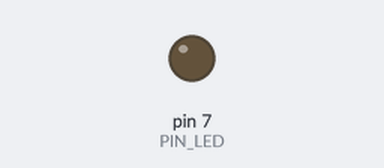
A sketch run on a simulated Arduino Uno, built with avr-gcc and run on an emulated ATmega328P. On the bench: output pins drawn as LEDs (lit = HIGH). Dashed ring = blinking. At 2.0 s the program stops and its outputs stay as they are.

Above: at 0.5 s.
At 1.85 s:
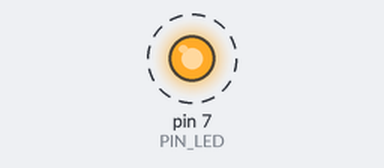
Timing chart, 0 to 3.0 s (numbered marks = the images above):
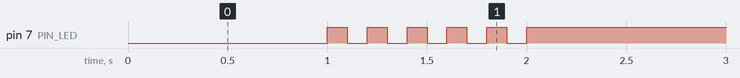

Measured:
- by itself, pin 7 (PIN_LED): alternates HIGH for 0.10 s and LOW for 0.10 s, 11 changes in all, then stays HIGH

The sketch:

05_practice_2.ino
```cpp
#define PIN_LED 7

void setup() {
  pinMode(PIN_LED, OUTPUT);
  Serial.begin(115200); // Initialize serial port
  while (!Serial) {
    ; // wait for serial port to connect.
  }
}

void loop() {
  digitalWrite(PIN_LED, 0);
  delay(1000);
  digitalWrite(PIN_LED, 1);
  for (int i = 0; i < 5; i++)
  {
    delay(100);
    digitalWrite(PIN_LED, 0);
    delay(100);
    digitalWrite(PIN_LED, 1);
  }
  while(1){}
}
```
